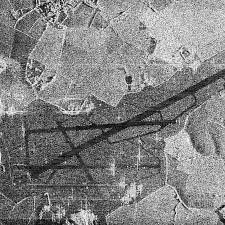
#> input picture sar_3.jpg, 225 x 225 px
$ jupyter execute practice_3_Makoveeva.ipynb
#> lines starting #> are read from the running program, lines starting #| are printed output that depends on the picture; after the words box and inside, x2 and y2 are one past the last pixel; in counts of white or black regions, pixels touching at a corner belong together
[cell 1]
import cv2
import numpy as np
import matplotlib.pyplot as plt

image_path = 'sar_3.jpg'
image = cv2.imread(image_path)
#> image is the input picture: shape (225, 225, 3); min 0, max 255, mean 130.6

image_gray = cv2.cvtColor(image, cv2.COLOR_BGR2GRAY)

# Применение преобразования Канни для обнаружения краев
edges = cv2.Canny(image_gray, 100, 150, apertureSize=3)
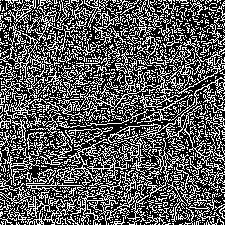
#> edges: shape (225, 225); 35.3% white in thin lines or dots

# Применение преобразования Хафа для обнаружения линий
lines = cv2.HoughLines(edges, 1, np.pi / 180, 140)
#> lines = 29 rows, first 8: [161, 0.785], [-6, 2.36], [156, 0.785], [-4, 2.36], [1, 2.36], [168, 0.785], [-1, 2.36], [163, 0.785]

# Найти наиболее протяженный участок
max_length = 0
longest_line = None

if lines is not None:
    for line in lines:
        rho, theta = line[0]
        a = np.cos(theta)
        b = np.sin(theta)
        x0 = a * rho
        y0 = b * rho
        pt1 = (int(x0 + 1000 * (-b)), int(y0 + 1000 * (a)))
        pt2 = (int(x0 - 1000 * (-b)), int(y0 - 1000 * (a)))
        length = np.sqrt((pt1[0] - pt2[0]) ** 2 + (pt1[1] - pt2[1]) ** 2)
        if length > max_length:
            max_length = length
            longest_line = (pt1, pt2)
#> this loop made 29 passes
#> (rho, theta, a, b, x0, y0, length, max_length) on passes 1, 22: (161, 0.785, 0.707, 0.707, 113.8, 113.8, 1998.3, 1998.3), (172, 1.08, 0.469, 0.883, 80.75, 151.9, 1998.8, 1998.8)
#> (rho, theta, a, b, x0, y0, pt1, pt2) on passes 2 to 7: (-6, 2.36, -0.707, 0.707, 4.24, -4.24, (-702, -711), (711, 702)), (156, 0.785, 0.707, 0.707, 110.3, 110.3, (-596, 817), (817, -596)), (-4, 2.36, -0.707, 0.707, 2.83, -2.83, (-704, -709), (709, 704)), (1, 2.36, -0.707, 0.707, -0.707, 0.707, (-707, -706), (706, 707)), (168, 0.785, 0.707, 0.707, 118.8, 118.8, (-588, 825), (825, -588)), (-1, 2.36, -0.707, 0.707, 0.707, -0.707, (-706, -707), (707, 706))
#> after the loop, max_length = 1998.8

if longest_line is not None:
    image_with_line = image.copy()
    cv2.line(image_with_line, longest_line[0], longest_line[1], (0, 0, 255), 3, cv2.LINE_AA)
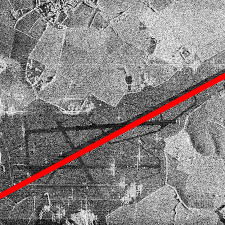
#> image_with_line: shape (225, 225, 3); 3.35% of pixels changed, all inside (x1, y1, x2, y2) = (0, 72, 225, 200)
plt.imshow(cv2.cvtColor(image_with_line, cv2.COLOR_BGR2RGB))
plt.title('Наиболее протяженный участок')
plt.axis('off')
plt.show()

# Применение различных алгоритмов бинаризации
_, binary_threshold = cv2.threshold(image_gray, 60, 255, cv2.THRESH_BINARY)
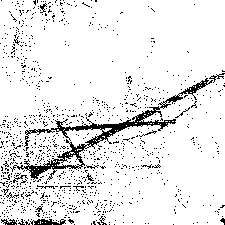
#> binary_threshold: shape (225, 225); 91.1% white; black in thin lines or dots
_, binary_otsu = cv2.threshold(image_gray, 0, 255, cv2.THRESH_BINARY + cv2.THRESH_OTSU)
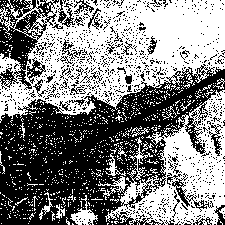
#> binary_otsu: shape (225, 225); 51.4% white; 1013 black regions (974 under 20 px), largest, box (x1, y1, x2, y2) and area: (0, 64, 225, 225) 17840, (0, 0, 59, 90) 2187, (167, 173, 214, 212) 328
adaptive_binary = cv2.adaptiveThreshold(image_gray, 255, cv2.ADAPTIVE_THRESH_MEAN_C, cv2.THRESH_BINARY, 101, 45)
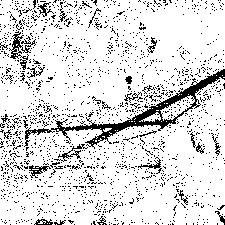
#> adaptive_binary: shape (225, 225); 86.4% white; black in thin lines or dots

plt.figure(figsize=(15, 10))

plt.subplot(2, 2, 1)
plt.imshow(binary_threshold, cmap='gray')
plt.title('Точечная бинаризация')
plt.axis('off')

plt.subplot(2, 2, 2)
plt.imshow(binary_otsu, cmap='gray')
plt.title('Бинаризация Отсу')
plt.axis('off')

plt.subplot(2, 2, 3)
plt.imshow(adaptive_binary, cmap='gray')
plt.title('Адаптивная бинаризация')
plt.axis('off')

plt.show()

blurred = cv2.GaussianBlur(adaptive_binary, (7, 7), 0)
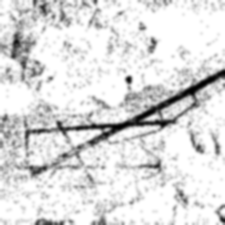
#> blurred: shape (225, 225); min 0, max 255, mean 220.4
thresh = cv2.adaptiveThreshold(blurred, 255, cv2.ADAPTIVE_THRESH_GAUSSIAN_C, cv2.THRESH_BINARY_INV, 11, 2)
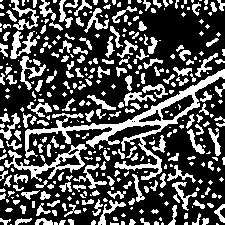
#> thresh: shape (225, 225); 31.3% white; 389 white regions (206 under 20 px)
contours, _ = cv2.findContours(thresh, cv2.RETR_EXTERNAL, cv2.CHAIN_APPROX_SIMPLE)
#> contours = 385 contours, 259 with area under 20; largest, box (x1, y1, x2, y2) and area: (25, 69, 225, 180) 2728, (4, 144, 87, 182) 766, (10, 31, 37, 59) 250, (11, 0, 39, 30) 196, (20, 56, 46, 90) 195
lane_image = image.copy()
if contours:
    for contour in contours:
        area = cv2.contourArea(contour)
        if area > 500:
            cv2.drawContours(lane_image, [contour], -1, (0, 0, 255), 2)  # Красный цвет
#> this loop made 385 passes
#> area on passes 11, 13, 14: 20, 27.5, 20.5
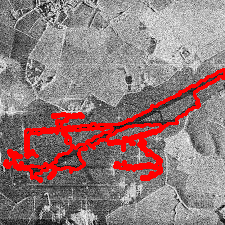
#> lane_image: shape (225, 225, 3); 8.91% of pixels changed, all inside (x1, y1, x2, y2) = (3, 68, 225, 183)

plt.figure(figsize=(10, 10))
plt.imshow(cv2.cvtColor(lane_image, cv2.COLOR_BGR2RGB))
plt.title('Участки дороги')
plt.axis('off')
plt.show()

$ run again, with sar_1 (1).jpg copied over sar_3.jpg
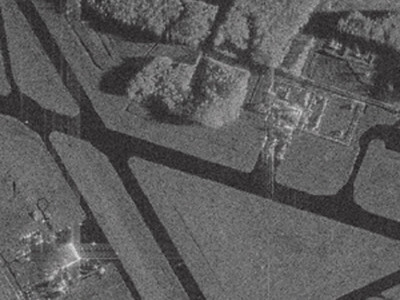
#> input picture sar_1 (1).jpg, 400 x 300 px
#> image is the input picture: shape (300, 400, 3); mean B, G, R 91.8, 91.6, 92.1
#> `edges = cv2.Canny(image_gray, 100, 150, apertureSize=3)`:
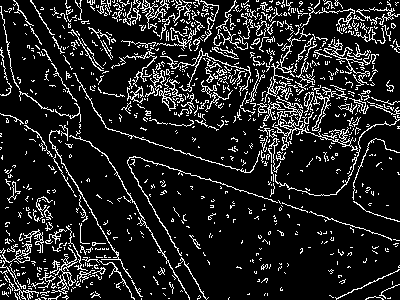
#> edges: shape (300, 400); 13% white in thin lines or dots
#> lines = [[106, 1.88], [88, 1.88], [-28, 2.62], [-14, 2.62], [27, 2.62]]
#> the loop `for line in lines:` made 5 passes
#> (rho, theta, a, b, x0, y0, length, max_length) on passes 1, 3: (106, 1.88, -0.309, 0.951, -32.76, 100.8, 1998.6, 1998.6), (-28, 2.62, -0.866, 0.5, 24.25, -14, 1999.5, 1999.5)
#> after the loop `for line in lines:`: max_length = 1999.5
#> image_with_line: shape (300, 400, 3); 1.91% of pixels changed, all inside (x1, y1, x2, y2) = (28, 0, 210, 300)
#> binary_threshold: shape (300, 400); 83.5% white; 292 black regions (257 under 20 px), largest, box (x1, y1, x2, y2) and area: (73, 86, 272, 257) 5188, (273, 120, 400, 240) 3071, (303, 11, 400, 100) 2193
#> binary_otsu: shape (300, 400); 69.5% white; 974 black regions (923 under 20 px), largest, box (x1, y1, x2, y2) and area: (0, 0, 400, 300) 17193, (33, 0, 190, 98) 4832, (299, 8, 400, 115) 4516
#> adaptive_binary: shape (300, 400); 98% white; black in thin lines or dots
#> `thresh = cv2.adaptiveThreshold(blurred, 255, cv2.ADAPTIVE_THRESH_GAUSS..`:
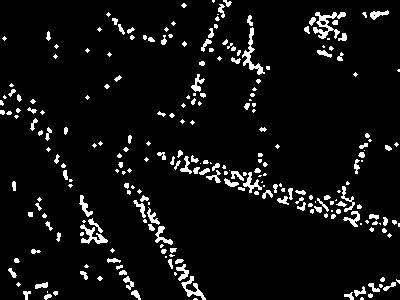
#> thresh: shape (300, 400); 6.1% white; 248 white regions (133 under 20 px)
#> contours = 248 contours, 172 with area under 20; largest, box (x1, y1, x2, y2) and area: (313, 12, 346, 39) 264, (242, 27, 265, 75) 200, (80, 224, 108, 244) 154, (181, 276, 206, 300) 134, (243, 172, 262, 193) 96
#> the loop `for contour in contours:` made 248 passes
#> area on passes 3, 5, 8: 22.5, 27.5, 27.5
